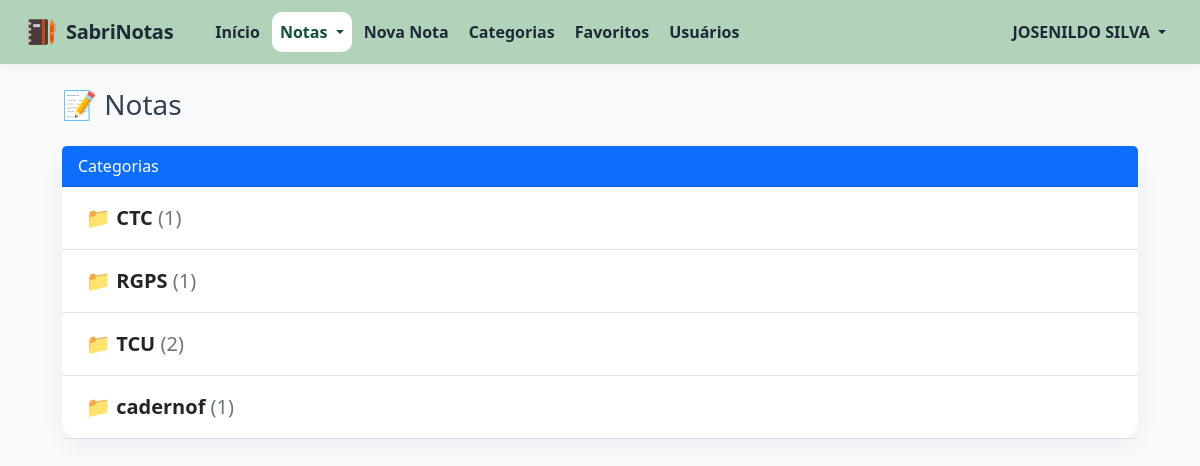
Screenshot of /notas (signed in) with the database file from the repository.
### tables this page shows
CREATE TABLE anotacoes (
            id INTEGER PRIMARY KEY AUTOINCREMENT,
            titulo TEXT,
            categoria TEXT,
            texto TEXT
        , autor TEXT, favorito INTEGER DEFAULT 0, autor_id INTEGER, data_atualizacao TEXT, data_criacao TEXT, visibilidade TEXT DEFAULT 'publica');

### app.py (the view)
@app.route("/notas")
@login_obrigatorio
def notas():
    conexao = sqlite3.connect("base.db")
    cursor = conexao.cursor()
    cursor.execute("""
        SELECT categoria, COUNT(*)
        FROM anotacoes
        WHERE visibilidade = 'publica'
           OR autor_id = ?
        GROUP BY categoria
        ORDER BY categoria
    """, (session["usuario_id"],))
    categorias = cursor.fetchall()
    conexao.close()
    return render_template(
        "notas.html",
        categorias=categorias,
        titulo_pagina="📝 Notas"
    )

### app.py (called while the page is built)
def login_obrigatorio(funcao):
    @wraps(funcao)
    def verificar_login(*args, **kwargs):
        if "usuario_id" not in session:
            return redirect("/login")
        return funcao(*args, **kwargs)
    return verificar_login

### templates/notas.html
{% extends "base.html" %}
{% block conteudo %}
<h3 class="mb-4">📝 Notas</h3>
<div class="card">
    <div class="card-header bg-primary text-white">
        Categorias
    </div>
    <div class="card-body p-0">
        {% for categoria in categorias %}
        <a href="/categoria/{{ categoria[0] }}"
           class="text-decoration-none text-dark">
            <div class="border-bottom py-3 px-4 fs-5">
                📁 <strong>{{ categoria[0] }}</strong>
                <span class="text-secondary">
                    ({{ categoria[1] }})
                </span>
            </div>
        </a>
        {% endfor %}
    </div>
</div>
{% endblock %}

### templates/base.html (style rules this page uses)
body { background: #F8FAFC; color: #334155; }
.card { border: none; border-radius: 18px; box-shadow: 0 8px 24px rgba(15,23,42,.06); }

### rows the page displays
anotacoes: categoria "CTC", autor "1"
anotacoes: categoria "RGPS", categoria "1"
anotacoes: categoria "TCU", autor "2"
anotacoes: categoria "cadernof", autor "1"

### other values shown
{{ session["usuario_nome"] }} "JOSENILDO SILVA"
